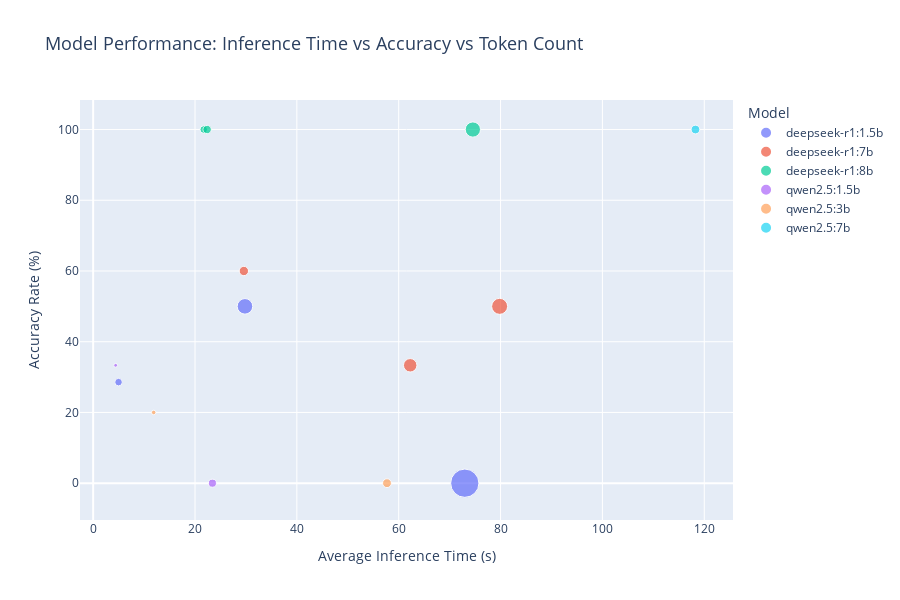

Here is the notebook cell this chart was saved with:
### Code cell
# 7.5 Interactive Visualization with Plotly
# Create an interactive scatter plot of inference time vs accuracy with token count as size
fig = px.scatter(summary_df, x="avg_inference_time", y="accuracy_rate", 
                 size="avg_token_count", color="model_name",
                 hover_name="base_question", 
                 hover_data=["sample_count", "avg_tps"],
                 labels={
                     "avg_inference_time": "Average Inference Time (s)",
                     "accuracy_rate": "Accuracy Rate (%)",
                     "avg_token_count": "Average Token Count",
                     "model_name": "Model"
                 },
                 title="Model Performance: Inference Time vs Accuracy vs Token Count")

fig.update_layout(
    width=900,
    height=600,
    xaxis=dict(title=dict(font=dict(size=14))),
    yaxis=dict(title=dict(font=dict(size=14))),
    legend=dict(title=dict(font=dict(size=14))),
    title=dict(font=dict(size=18))
)

fig.show()

### Figure 1 — Plotly figure (JSON) as saved in the notebook; plotly's stock layout.template omitted (floating-point values rounded to 4 significant figures)
{"data": [{"customdata": [[2, 38.01], [2, 49.1], [7, 53.38]], "hovertemplate": "<b>%{hovertext}</b><br><br>Model=deepseek-r1:1.5b<br>Average Inference Time (s)=%{x}<br>Accuracy Rate (%)=%{y}<br>Average Token Count=%{marker.size}<br>sample_count=%{customdata[0]}<br>avg_tps=%{customdata[1]}<extra></extra>", "hovertext": ["Factorization", "Snakes", "Strawberry"], "legendgroup": "deepseek-r1:1.5b", "marker": {"color": "#636efa", "size": [1128.0, 3728.0, 267.9], "sizemode": "area", "sizeref": 9.321, "symbol": "circle"}, "mode": "markers", "name": "deepseek-r1:1.5b", "orientation": "v", "showlegend": true, "type": "scatter", "x": [29.81, 72.98, 4.987], "xaxis": "x", "y": [50, 0, 28.57], "yaxis": "y"}, {"customdata": [[3, 13.14], [3, 14.91], [5, 14.68]], "hovertemplate": "<b>%{hovertext}</b><br><br>Model=deepseek-r1:7b<br>Average Inference Time (s)=%{x}<br>Accuracy Rate (%)=%{y}<br>Average Token Count=%{marker.size}<br>sample_count=%{customdata[0]}<br>avg_tps=%{customdata[1]}<extra></extra>", "hovertext": ["Factorization", "Snakes", "Strawberry"], "legendgroup": "deepseek-r1:7b", "marker": {"color": "#EF553B", "size": [843.4, 1192.0, 406.5], "sizemode": "area", "sizeref": 9.321, "symbol": "circle"}, "mode": "markers", "name": "deepseek-r1:7b", "orientation": "v", "showlegend": true, "type": "scatter", "x": [62.26, 79.82, 29.59], "xaxis": "x", "y": [33.33, 50, 60], "yaxis": "y"}, {"customdata": [[2, 12.22], [3, 14.46], [6, 14.59]], "hovertemplate": "<b>%{hovertext}</b><br><br>Model=deepseek-r1:8b<br>Average Inference Time (s)=%{x}<br>Accuracy Rate (%)=%{y}<br>Average Token Count=%{marker.size}<br>sample_count=%{customdata[0]}<br>avg_tps=%{customdata[1]}<extra></extra>", "hovertext": ["Factorization", "Snakes", "Strawberry"], "legendgroup": "deepseek-r1:8b", "marker": {"color": "#00cc96", "size": [265.7, 1082.0, 329.3], "sizemode": "area", "sizeref": 9.321, "symbol": "circle"}, "mode": "markers", "name": "deepseek-r1:8b", "orientation": "v", "showlegend": true, "type": "scatter", "x": [21.72, 74.56, 22.39], "xaxis": "x", "y": [100, 100, 100], "yaxis": "y"}, {"customdata": [[2, 12.89], [3, 15.19]], "hovertemplate": "<b>%{hovertext}</b><br><br>Model=qwen2.5:1.5b<br>Average Inference Time (s)=%{x}<br>Accuracy Rate (%)=%{y}<br>Average Token Count=%{marker.size}<br>sample_count=%{customdata[0]}<br>avg_tps=%{customdata[1]}<extra></extra>", "hovertext": ["Factorization", "Strawberry"], "legendgroup": "qwen2.5:1.5b", "marker": {"color": "#ab63fa", "size": [302.3, 67.67], "sizemode": "area", "sizeref": 9.321, "symbol": "circle"}, "mode": "markers", "name": "qwen2.5:1.5b", "orientation": "v", "showlegend": true, "type": "scatter", "x": [23.42, 4.418], "xaxis": "x", "y": [0, 33.33], "yaxis": "y"}, {"customdata": [[3, 6.328], [5, 7.146]], "hovertemplate": "<b>%{hovertext}</b><br><br>Model=qwen2.5:3b<br>Average Inference Time (s)=%{x}<br>Accuracy Rate (%)=%{y}<br>Average Token Count=%{marker.size}<br>sample_count=%{customdata[0]}<br>avg_tps=%{customdata[1]}<extra></extra>", "hovertext": ["Factorization", "Strawberry"], "legendgroup": "qwen2.5:3b", "marker": {"color": "#FFA15A", "size": [365.9, 96.42], "sizemode": "area", "sizeref": 9.321, "symbol": "circle"}, "mode": "markers", "name": "qwen2.5:3b", "orientation": "v", "showlegend": true, "type": "scatter", "x": [57.7, 11.89], "xaxis": "x", "y": [0, 20], "yaxis": "y"}, {"customdata": [[2, 3.027]], "hovertemplate": "<b>%{hovertext}</b><br><br>Model=qwen2.5:7b<br>Average Inference Time (s)=%{x}<br>Accuracy Rate (%)=%{y}<br>Average Token Count=%{marker.size}<br>sample_count=%{customdata[0]}<br>avg_tps=%{customdata[1]}<extra></extra>", "hovertext": ["Factorization"], "legendgroup": "qwen2.5:7b", "marker": {"color": "#19d3f3", "size": [358.0], "sizemode": "area", "sizeref": 9.321, "symbol": "circle"}, "mode": "markers", "name": "qwen2.5:7b", "orientation": "v", "showlegend": true, "type": "scatter", "x": [118.3], "xaxis": "x", "y": [100], "yaxis": "y"}], "layout": {"height": 600, "legend": {"itemsizing": "constant", "title": {"font": {"size": 14}, "text": "Model"}, "tracegroupgap": 0}, "title": {"font": {"size": 18}, "text": "Model Performance: Inference Time vs Accuracy vs Token Count"}, "width": 900, "xaxis": {"anchor": "y", "domain": [0, 1], "title": {"font": {"size": 14}, "text": "Average Inference Time (s)"}}, "yaxis": {"anchor": "x", "domain": [0, 1], "title": {"font": {"size": 14}, "text": "Accuracy Rate (%)"}}}}
